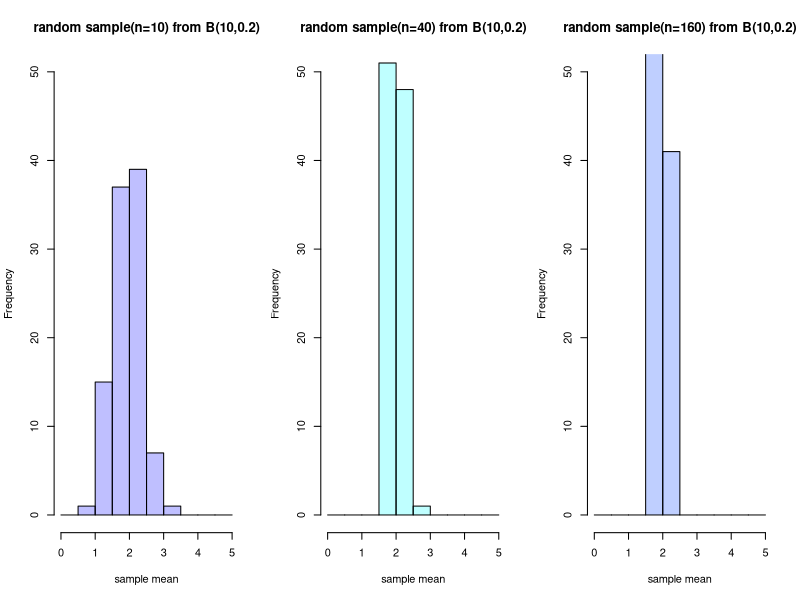

Write the R code that produced this figure.
# want to repeat this procedure for different sample sizes. 
S = 100
par(mfrow = c(1,3)) # plot 4 figures 
for(n in c(10,40,160)){
  sample_mean=rep(NA,S)
  for(i in 1:S){
    sample_norm=rbinom(n,10,0.2)
    sample_mean[i]=mean(sample_norm)
  }
  if (n == 10){
    hist(sample_mean, xlim=c(0,5), ylim=c(0,50),xlab="sample mean",
         col=rgb(0,0,1,1/4), main="random sample(n=10) from B(10,0.2)", 
         breaks = seq(0,5,0.5))
  }
  if (n == 40){
    hist(sample_mean, xlim=c(0,5), ylim=c(0,50),xlab="sample mean",
         col=rgb(0,1,1,1/4), main="random sample(n=40) from B(10,0.2)", 
         breaks = seq(0,5,0.5))
  }
  if (n == 160){
    hist(sample_mean, xlim=c(0,5), ylim=c(0,50),xlab="sample mean",
         col=rgb(0,1/4,1,1/4), main="random sample(n=160) from B(10,0.2)", 
         breaks = seq(0,5,0.5))
  }
}